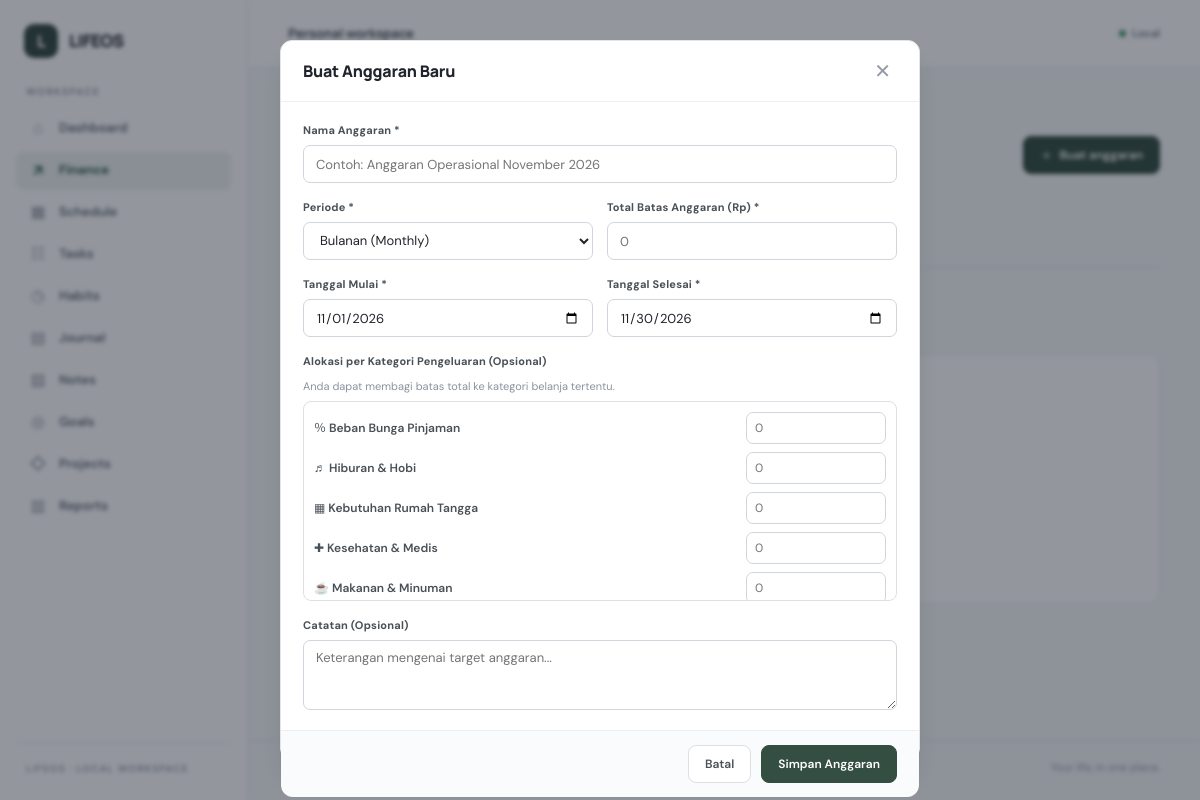
Screenshot of /finance/budgets.php?action=create with the database file from the repository.
### tables this page shows
CREATE TABLE `categories` (
  `id` bigint(20) unsigned NOT NULL AUTO_INCREMENT,
  `name` varchar(100) NOT NULL,
  `type` enum('income','expense') NOT NULL,
  `icon` varchar(50) DEFAULT '◈',
  `color` varchar(20) DEFAULT '#526f5d',
  `is_system` tinyint(1) NOT NULL DEFAULT 0,
  `created_at` timestamp NOT NULL DEFAULT current_timestamp(),
  `updated_at` timestamp NOT NULL DEFAULT current_timestamp() ON UPDATE current_timestamp(),
  PRIMARY KEY (`id`),
  UNIQUE KEY `uq_categories_name_type` (`name`,`type`),
  KEY `idx_categories_type` (`type`)
);

### function.php (called while the page is built, shortened)
<?php
function db(): PDO
{
    try {
        $pdo = require LIFEOS_ROOT . '/config/database.php';
        return $pdo;
    } catch (Throwable $exception) {
        error_log('[LIFEOS][DB] ' . $exception->getMessage());
        throw new RuntimeException('Database LIFEOS belum dapat dihubungkan.', 0, $exception);
    }
}
function e(mixed $value): string
{
    return htmlspecialchars((string) $value, ENT_QUOTES | ENT_SUBSTITUTE, 'UTF-8');
}
function request_string(mixed $value, string $default = ''): string
{
    return is_string($value) ? $value : $default;
}
function url(string $path = ''): string
{
    $base = rtrim(str_replace('\\', '/', dirname($_SERVER['SCRIPT_NAME'] ?? '/')), '/');
    $base = preg_replace(
        '~/?\b(dashboard|finance|schedule|tasks|habits|journal|notes|goals|projects|reports)$~',
        '',
        $base
    ) ?? $base;
    return $base . '/' . ltrim($path, '/');
}

### app/Modules/Finance/FinanceService.php (called while the page is built, shortened)
<?php
class FinanceService
{
    private PDO $db;
    public function __construct(?PDO $db = null)
    {
        $this->db = $db ?? db();
    }
    public function getCategories(?string $type = null): array
    {
        $this->ensureDefaultCategories();
        if ($type !== null && in_array($type, ['income', 'expense'], true)) {
            $stmt = $this->db->prepare("SELECT * FROM categories WHERE type = :type ORDER BY name ASC");
            $stmt->execute(['type' => $type]);
            return $stmt->fetchAll();
        }
        return $this->db->query("SELECT * FROM categories ORDER BY type ASC, name ASC")->fetchAll();
    }
    public function ensureDefaultCategories(): void
    {
        try {
            $stmt = $this->db->query("SELECT COUNT(*) FROM categories");
        } catch (Throwable) {
        }
    }
}

### finance/budgets.php (the view, shortened to what this page needs)
<?php
require_once __DIR__ . '/init.php';
$budgets = [];
$expenseCategories = [];
$activeAction = request_string($_GET['action'] ?? '');
$editingBudget = null;
if ($financeService !== null && $dbError === null) {
    try {
        $budgets = $financeService->getBudgets();
        $expenseCategories = $financeService->getCategories('expense');
    } catch (Throwable $e) {
        $dbError = 'Gagal memuat anggaran: ' . $e->getMessage();
    }
}
require LIFEOS_ROOT . '/includes/header.php';
?>
<div class="finance-page">
    <section class="finance-heading">
        <div>
            <p class="eyebrow">MONEY MANAGEMENT</p>
            <h1>Batas Anggaran</h1>
            <p class="finance-subtitle">
            </p>
        </div>
        <div class="finance-header-actions">
            <button
                type="button"
                class="finance-btn finance-btn-primary"
                data-open-modal="modalBudget"
            >
                <span>＋</span> Buat anggaran
            </button>
        </div>
    </section>
    <section class="finance-section">
        <div class="finance-section-heading">
            <div>
                <h2>Daftar Anggaran</h2>
                <p>Total <?= count($budgets) ?> anggaran tercatat.</p>
            </div>
        </div>
        <?php if (empty($budgets)): ?>
            <div class="finance-panel">
                <div class="finance-empty-state">
                    <div class="empty-state-icon">◫</div>
                    <h3>Belum ada anggaran dibuat</h3>
                    <p>Buat rencana anggaran bulanan untuk mengendalikan belanja dan memantau realisasi pengeluaran.</p>
                    <button
                        type="button"
                        class="finance-btn finance-btn-primary finance-btn-sm"
                        data-open-modal="modalBudget"
                    >
                    </button>
                </div>
            </div>
        <?php endif; ?>
    </section>
</div>
<div
    class="finance-modal-backdrop <?= ($activeAction === 'create' || $editingBudget !== null) ? 'active' : '' ?>"
    id="modalBudget"
>
    <div class="finance-modal modal-lg">
        <div class="finance-modal-header">
            <h3><?= $editingBudget !== null ? 'Edit Anggaran' : 'Buat Anggaran Baru' ?></h3>
            <button
                type="button"
                class="modal-close-btn"
                data-redirect="<?= e(url('finance/budgets.php')) ?>"
                aria-label="Tutup"
            >
                ✕
            </button>
        </div>
        <form method="POST" action="<?= e(url('finance/budgets.php')) ?>">
            <div class="finance-modal-body">
                <div class="finance-form">
                    <div class="form-group">
                        <label for="b_name">Nama Anggaran *</label>
                        <input
                            type="text"
                            name="name"
                            id="b_name"
                            class="form-control"
                            placeholder="Contoh: Anggaran Operasional November 2026"
                            value="<?= e($editingBudget['name'] ?? '') ?>"
                            required
                        >
                    </div>
                    <div class="form-row">
                        <div class="form-group">
                            <label for="b_period">Periode *</label>
                            <select name="period" id="b_period" class="form-select" required data-adjust-budget-dates="1">
                                <?php $curPeriod = $editingBudget['period'] ?? 'monthly'; ?>
                                <option value="monthly" <?= $curPeriod === 'monthly' ? 'selected' : '' ?>>Bulanan (Monthly)</option>
                            </select>
                        </div>
                        <div class="form-group">
                            <label for="b_limit">Total Batas Anggaran (Rp) *</label>
                            <input
                                type="number"
                                step="any"
                                min="1"
                                name="total_limit"
                                id="b_limit"
                                class="form-control"
                                placeholder="0"
                                value="<?= e((string) ($editingBudget['total_limit'] ?? '')) ?>"
                                required
                            >
                        </div>
                    </div>
                    <div class="form-row">
                        <div class="form-group">
                            <label for="b_start">Tanggal Mulai *</label>
                            <input
                                type="date"
                                name="start_date"
                                id="b_start"
                                class="form-control"
                                value="<?= e($editingBudget['start_date'] ?? date('Y-m-01')) ?>"
                                required
                            >
                        </div>
                        <div class="form-group">
                            <label for="b_end">Tanggal Selesai *</label>
                            <input
                                type="date"
                                name="end_date"
                                id="b_end"
                                class="form-control"
                                value="<?= e($editingBudget['end_date'] ?? date('Y-m-t')) ?>"
                                required
                            >
                        </div>
                    </div>
                    <div class="form-group">
                        <label>Alokasi per Kategori Pengeluaran (Opsional)</label>
                        <p class="form-hint mb-2">
                            Anda dapat membagi batas total ke kategori belanja tertentu.
                        </p>
                        <div class="category-allocations-box">
                            <?php
                            $allocatedMap = [];
                            ?>
                            <?php foreach ($expenseCategories as $cat): ?>
                                <div class="allocation-row">
                                    <span class="allocation-name">
                                        <?= e($cat['icon'] ?? '◈') ?> <?= e($cat['name']) ?>
                                    </span>
                                    <input
                                        type="number"
                                        step="any"
                                        min="0"
                                        name="categories[<?= $cat['id'] ?>]"
                                        class="form-control input-category-allocation"
                                        placeholder="0"
                                        value="<?= e((string) ($allocatedMap[(int) $cat['id']] ?? '')) ?>"
                                    >
                                </div>
                            <?php endforeach; ?>
                        </div>
                    </div>
                    <div class="form-group">
                        <label for="b_notes">Catatan (Opsional)</label>
                        <textarea
                            name="notes"
                            id="b_notes"
                            class="form-textarea"
                            placeholder="Keterangan mengenai target anggaran..."
                        ><?= e($editingBudget['notes'] ?? '') ?></textarea>
                    </div>
                </div>
            </div>
            <div class="finance-modal-footer">
                <button
                    type="button"
                    class="finance-btn finance-btn-secondary"
                    data-redirect="<?= e(url('finance/budgets.php')) ?>"
                >
                    Batal
                </button>
                <button type="submit" class="finance-btn finance-btn-primary">
                    <?= $editingBudget !== null ? 'Simpan Perubahan' : 'Simpan Anggaran' ?>
                </button>
            </div>
        </form>
    </div>
</div>
<?php require LIFEOS_ROOT . '/includes/footer.php'; ?>

### assets/css/app.css (style rules this page uses)
:root { color-scheme: light; --canvas: #f6f7f8; --surface: #ffffff; --surface-soft: #fafbfc; --ink: #20242b; --ink-secondary: #4b525d; --muted: #858b96; --muted-dark: #5e6571; --line: #e9ebef; --line-strong: #dfe3e8; --primary: #315c4c; --primary-hover: #264a3d; --primary-soft: #edf3ef; --danger: #c92a2a; --danger-soft: #fdf0f0; --warning: #b25e09; --warning-soft: #fef8ee; --sidebar-width: 248px; --topbar-height: 68px; --radius-lg: 14px; --radius-md: 10px; --radius-sm: 6px; font-family: 'DM Sans', -apple-system, BlinkMacSystemFont, 'Segoe UI', sans-serif; font-synthesis: none; text-rendering: optimizeLegibility; -webkit-font-smoothing: antialiased; -moz-osx-font-smoothing: grayscale; --font-2xs: 10px; --font-xs: 11px; --font-sm: 12px; --font-nav: 13px; --font-base: 14px; --font-md: 15px; --font-icon: 16px; --font-brand: 17px; --font-lg: 18px; --font-xl: 20px; --font-2xl: 24px; --font-display: 28px; --font-date: 32px; --font-hero: 36px; }
* { box-sizing: border-box; }
html { min-width: 320px; background: var(--canvas); }
body { margin: 0; background: var(--canvas); color: var(--ink); font-size: var(--font-base); line-height: 1.55; }
.sidebar-label, .eyebrow, .topbar-kicker { margin: 0; color: #9a9faa; font-size: var(--font-2xs); font-weight: 700; letter-spacing: 1.35px; text-transform: uppercase; }

### rows the page displays
categories: icon "％", name "Beban Bunga Pinjaman"
categories: icon "♬", name "Hiburan & Hobi"
categories: icon "▦", name "Kebutuhan Rumah Tangga"
categories: icon "✚", name "Kesehatan & Medis"
categories: icon "☕", name "Makanan & Minuman"

### other values shown
$item['label'] "Dashboard"
$item['icon'] "↗"
$item['label'] "Finance"
$item['icon'] "▦"
$item['label'] "Schedule"
$item['label'] "Tasks"
$item['label'] "Habits"
$item['icon'] "▤"
$item['label'] "Journal"
$item['icon'] "▧"
$item['label'] "Notes"
$item['label'] "Goals"
$item['icon'] "◇"
$item['label'] "Projects"
$item['icon'] "▥"
